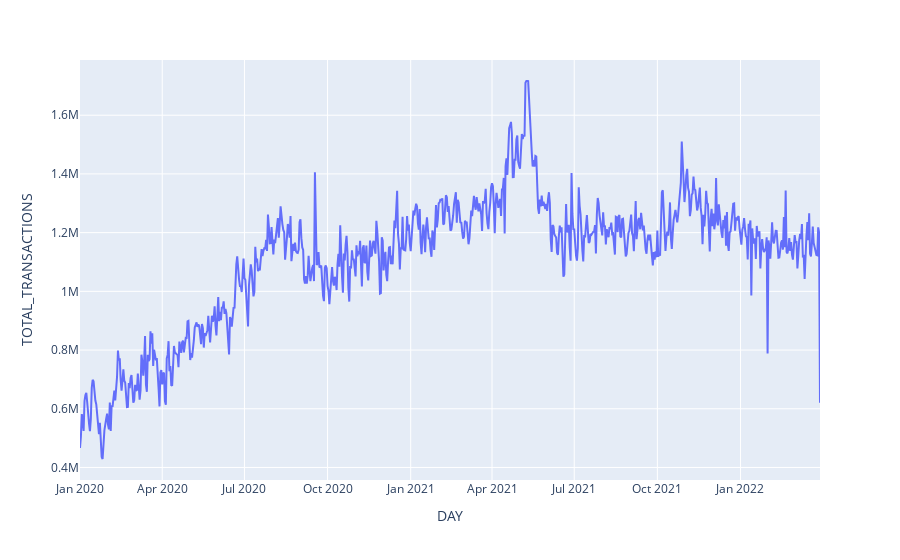

Notebook code cell kept with this figure:
### Code cell
fig = px.line(
    df, 
    x = "DAY",
    y = "TOTAL_TRANSACTIONS"
)
fig.show()

### Figure 1 — Plotly figure (JSON) as saved in the notebook; plotly's stock layout.template omitted (floating-point values rounded to 4 significant figures; data arrays with more than 128 entries replaced by an {"elided": "..."} marker saying what was removed)
{"data": [{"hovertemplate": "DAY=%{x}<br>TOTAL_TRANSACTIONS=%{y}<extra></extra>", "legendgroup": "", "line": {"color": "#636efa", "dash": "solid"}, "marker": {"symbol": "circle"}, "mode": "lines", "name": "", "orientation": "v", "showlegend": false, "type": "scatter", "x": {"elided": "820 str values"}, "xaxis": "x", "y": {"elided": "820 int values"}, "yaxis": "y"}], "layout": {"autosize": true, "legend": {"tracegroupgap": 0}, "margin": {"t": 60}, "xaxis": {"anchor": "y", "autorange": true, "domain": [0, 1], "range": ["2020-01-01", "2022-03-30"], "title": {"text": "DAY"}, "type": "date"}, "yaxis": {"anchor": "x", "autorange": true, "domain": [0, 1], "range": [357300.0, 1788000.0], "title": {"text": "TOTAL_TRANSACTIONS"}, "type": "linear"}}}
